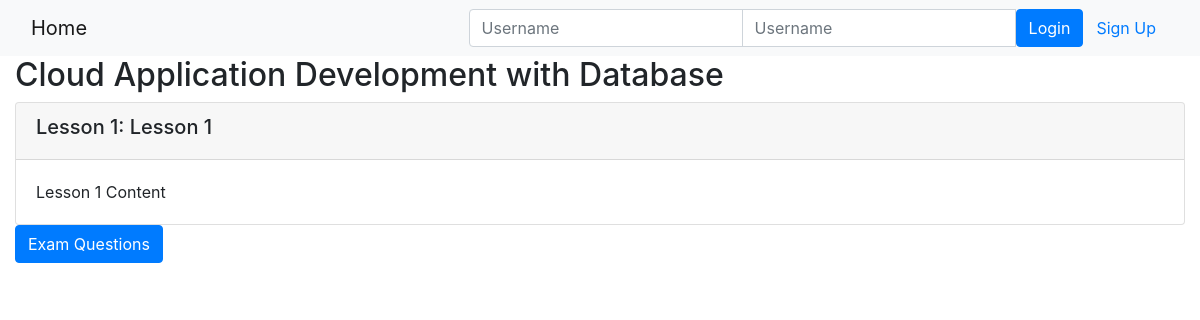
The app's page /onlinecourse/15/, older data.
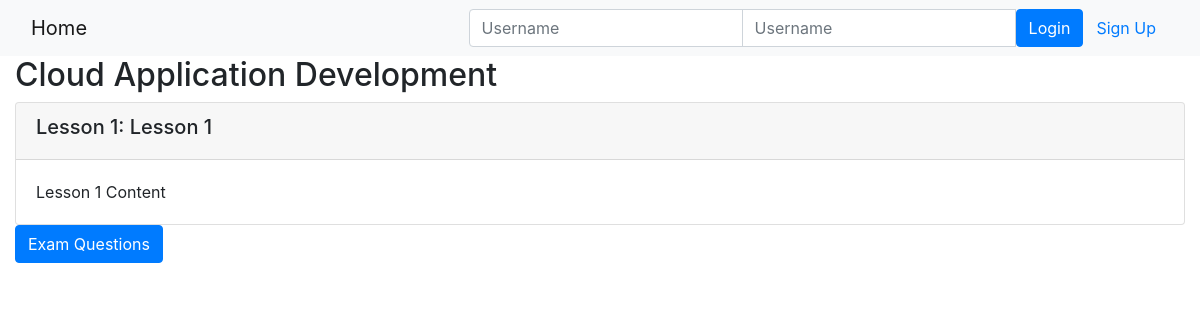
The same page, newer data.
### onlinecourse/models.py (models this page shows, shortened)
class Course(models.Model):
    name = models.CharField(null=False, max_length=30, default='online course')
    image = models.ImageField(upload_to='course_images/')
    description = models.CharField(max_length=1000)
    pub_date = models.DateField(null=True)
    instructors = models.ManyToManyField(Instructor)
    users = models.ManyToManyField(settings.AUTH_USER_MODEL, through='Enrollment')
    total_enrollment = models.IntegerField(default=0)
    is_enrolled = False

class Lesson(models.Model):
    title = models.CharField(max_length=200, default="title")
    order = models.IntegerField(default=0)
    course = models.ForeignKey(Course, on_delete=models.CASCADE)
    content = models.TextField()

### onlinecourse/views.py (the view)
# urls.py: path('<int:pk>/', views.CourseDetailView.as_view(), name='course_details'),
class CourseDetailView(generic.DetailView):
    model = Course
    template_name = 'onlinecourse/course_detail_bootstrap.html'

### onlinecourse/templates/onlinecourse/course_detail_bootstrap.html (shortened to what this page needs)
<!DOCTYPE html>
<html lang="en">
<head>
     {% load static %}
    <link rel="stylesheet" href="https://maxcdn.bootstrapcdn.com/bootstrap/4.5.2/css/bootstrap.min.css">
</head>
<body>
    <nav class="navbar navbar-light bg-light">
        <div class="container-fluid">
            <div class="navbar-header">
                  <a class="navbar-brand" href="{% url 'onlinecourse:index' %}">Home</a>
            </div>
            <ul class="nav navbar-nav navbar-right">
                {% if user.is_authenticated %}
                <li>
                    <a class="btn btn-link" href="#">{{ user.first_name }}({{ user.username }})</a>
                    <a class="btn btn-link" href="{% url 'onlinecourse:logout' %}">Logout</a>
                </li>
                {% else %}
                <li>
                    <form class="form-inline" action="{% url 'onlinecourse:login' %}" method="post">
                        <div class="input-group">
                            <input type="text" class="form-control" placeholder="Username" name="username" >
                            <input type="password" class="form-control" placeholder="Username" name="psw" >
                            <button class="btn btn-primary" type="submit">Login</button>
                            <a class="btn btn-link" href="{% url 'onlinecourse:registration' %}">Sign Up</a>
                        </div>
                    </form>
                </li>
                {% endif %}
            </ul>
        </div>
    </nav>
    <div class="container-fluid">
            <h2>{{ course.name }}</h2>
            <div class="card-columns-vertical">
                {% for lesson in course.lesson_set.all %}
                    <div class="card mt-1">
                        <div class="card-header"><h5>Lesson {{lesson.order|add:1}}: {{lesson.title}}</h5></div>
                        <div class="card-body">{{lesson.content}}</div>
                    </div>
                {% endfor %}
            </div>
            <button type="button" class="btn btn-primary" data-toggle="collapse" data-target="#exam">Exam Questions</button>
        </div>
</body>
</html>

Row changes from the older to the newer data that the page shows:
changed Course: name "Cloud Application Development with Database" → "Cloud Application Development"
